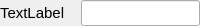
<?xml version="1.0" encoding="UTF-8"?>
<ui version="4.0">
 <class>inputparameter</class>
 <widget class="QWidget" name="inputparameter">
  <property name="geometry">
   <rect>
    <x>0</x>
    <y>0</y>
    <width>200</width>
    <height>25</height>
   </rect>
  </property>
  <property name="sizePolicy">
   <sizepolicy hsizetype="Preferred" vsizetype="Fixed">
    <horstretch>0</horstretch>
    <verstretch>0</verstretch>
   </sizepolicy>
  </property>
  <property name="minimumSize">
   <size>
    <width>0</width>
    <height>0</height>
   </size>
  </property>
  <property name="maximumSize">
   <size>
    <width>16777215</width>
    <height>25</height>
   </size>
  </property>
  <property name="windowTitle">
   <string>Form</string>
  </property>
  <layout class="QHBoxLayout" name="horizontalLayout">
   <property name="spacing">
    <number>0</number>
   </property>
   <property name="leftMargin">
    <number>0</number>
   </property>
   <property name="topMargin">
    <number>0</number>
   </property>
   <property name="rightMargin">
    <number>0</number>
   </property>
   <property name="bottomMargin">
    <number>0</number>
   </property>
   <item>
    <widget class="QLabel" name="label_name">
     <property name="sizePolicy">
      <sizepolicy hsizetype="Expanding" vsizetype="Minimum">
       <horstretch>0</horstretch>
       <verstretch>0</verstretch>
      </sizepolicy>
     </property>
     <property name="font">
      <font>
       <pointsize>11</pointsize>
      </font>
     </property>
     <property name="text">
      <string>TextLabel</string>
     </property>
    </widget>
   </item>
   <item>
    <spacer name="horizontalSpacer">
     <property name="orientation">
      <enum>Qt::Horizontal</enum>
     </property>
     <property name="sizeHint" stdset="0">
      <size>
       <width>40</width>
       <height>20</height>
      </size>
     </property>
    </spacer>
   </item>
   <item>
    <widget class="QLineEdit" name="output_value">
     <property name="sizePolicy">
      <sizepolicy hsizetype="Expanding" vsizetype="Expanding">
       <horstretch>0</horstretch>
       <verstretch>0</verstretch>
      </sizepolicy>
     </property>
     <property name="maximumSize">
      <size>
       <width>16777215</width>
       <height>16777215</height>
      </size>
     </property>
     <property name="font">
      <font>
       <pointsize>11</pointsize>
      </font>
     </property>
     <property name="layoutDirection">
      <enum>Qt::RightToLeft</enum>
     </property>
     <property name="alignment">
      <set>Qt::AlignRight|Qt::AlignTrailing|Qt::AlignVCenter</set>
     </property>
     <property name="readOnly">
      <bool>true</bool>
     </property>
    </widget>
   </item>
  </layout>
 </widget>
 <resources/>
 <connections/>
</ui>
